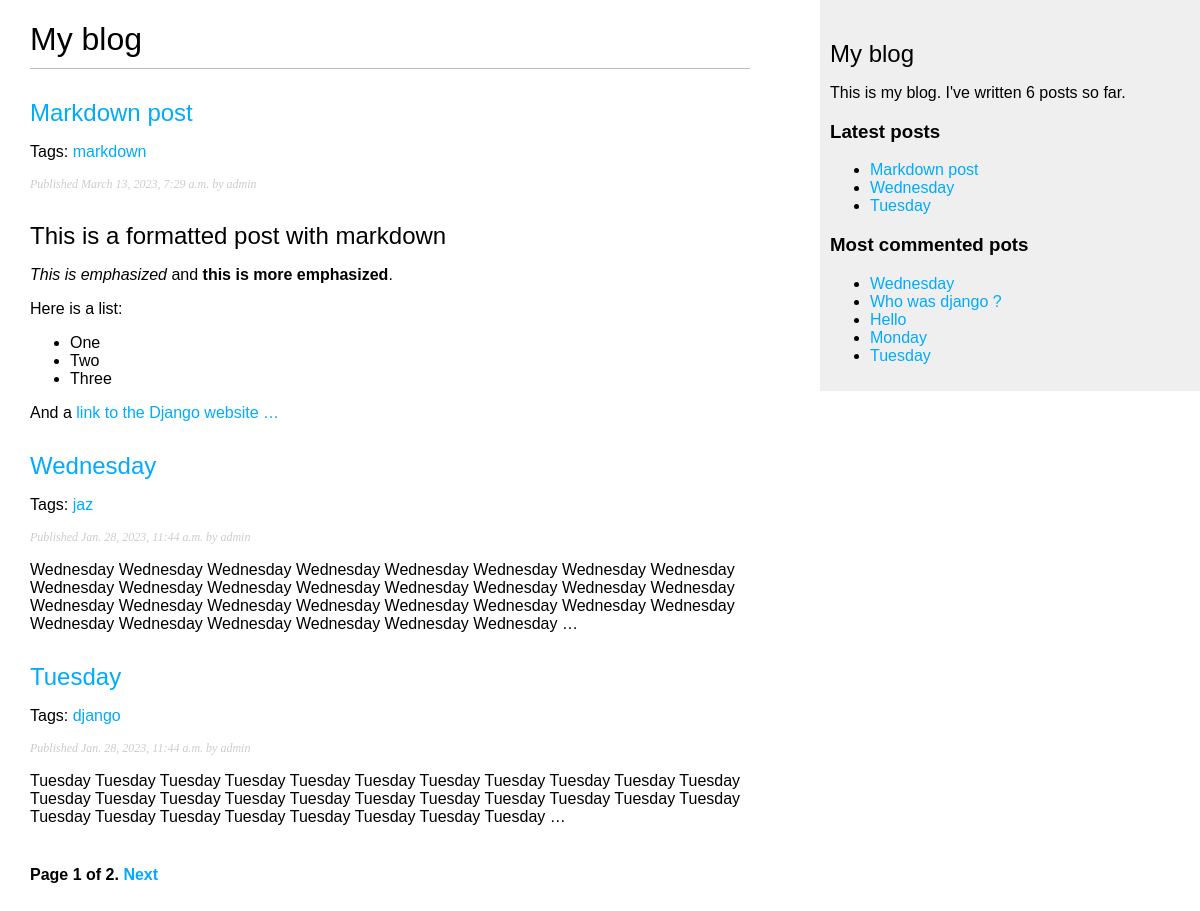
Screenshot of /blog/ with the database file from the repository.
### blog/models.py (models this page shows, shortened)
class Post(models.Model):
    class Status(models.TextChoices):
        DRAFT = 'DF', 'Draft'
        PUBLISHED = 'PB', 'Published'
    title = models.CharField(max_length=250)
    slug = models.SlugField(max_length=250,
                            unique_for_date='publish')
    author = models.ForeignKey(User,
                               on_delete=models.CASCADE,
                               related_name='blog_posts')
    body = models.TextField()
    publish = models.DateTimeField(default=timezone.now)
    created = models.DateTimeField(auto_now_add=True)
    updated = models.DateTimeField(auto_now=True)
    status = models.CharField(max_length=2,
                              choices=Status.choices,
                              default=Status.DRAFT)
    objects = models.Manager()
    published = PublishedManager()
    tags = TaggableManager()
    class Meta:
        ordering = ['-publish']
        indexes = [
            models.Index(fields=['-publish']),
        ]
    def get_absolute_url(self):
        return reverse('blog:post_detail',
                       args=[self.publish.year,
                             self.publish.month,
                             self.publish.day,
                             self.slug])

### blog/views.py (the view)
# urls.py: path('', views.post_list, name='post_list'),
def post_list(request, tag_slug=None):
    post_list = Post.published.all()
    tag = None
    if tag_slug:
        tag = get_object_or_404(Tag, slug=tag_slug)
        post_list = post_list.filter(tags__in=[tag])
    paginator = Paginator(post_list, 3)
    page_number = request.GET.get('page', 1)
    try:
        posts = paginator.page(page_number)
    except PageNotAnInteger:
        posts = paginator.page(1)
    except EmptyPage:
        posts = paginator.page(paginator.num_pages)
    return render(request,
                  'blog/post/list.html',
                  {'posts': posts,
                   'tag': tag})

### blog/models.py (called while the page is built)
    def get_queryset(self):
        return super().get_queryset()\
                        .filter(status=Post.Status.PUBLISHED)

### blog/templatetags/blog_tags.py (called while the page is built)
@register.simple_tag
def total_posts():
    return Post.published.count()

@register.inclusion_tag('blog/post/latest_posts.html')
def show_latest_posts(count=5):
    latest_posts = Post.published.order_by('-publish')[:count]
    return {'latest_posts': latest_posts}

@register.simple_tag
def get_most_commented_posts(count=5):
    return Post.published.annotate(
        total_comments=Count('comments')
    ).order_by('-total_comments')[:count]

@register.filter(name='markdown')
def markdown_format(text):
    return mark_safe(markdown.markdown(text))

### blog/templates/blog/post/list.html (shortened to what this page needs)
{% extends "blog/base.html" %}
{% load blog_tags %}
{% block content %}
    <h1>My blog</h1>
    {% for post in posts %}
        <h2>
            <a href="{{ post.get_absolute_url }}">
                {{ post.title }}
            </a>
        </h2>
        <p class="tags">
            Tags:
            {% for tag in post.tags.all %}
                <a href="{% url 'blog:post_list_by_tag' tag.slug %}">
                    {{ tag.name }}
                </a>
            {% endfor %}
        </p>
        <p class="date">
            Published {{ post.publish }} by {{ post.author }}
        </p>
        {{ post.body|markdown|truncatewords_html:30 }}
    {% endfor %}
    {% include "pagination.html" with page=posts %}
{% endblock %}

### blog/templates/blog/base.html (shortened to what this page needs)
{% load blog_tags %}
{% load static %}
<!DOCTYPE html>
<html>
<head>
    <link href="{% static "css/blog.css" %}" rel="stylesheet">
</head>
<body>
    <div id="content">
        {% block content %}
        {% endblock %}
    </div>
    <div id="sidebar">
        <h2>My blog</h2>
        <p>
            This is my blog.
            I've written {% total_posts %} posts so far.
        </p>
        <h3>Latest posts</h3>
        {% show_latest_posts 3 %}
        <h3>Most commented pots</h3>
        {% get_most_commented_posts as most_commented_posts %}
        <ul>
            {% for post in most_commented_posts %}
                <li>
                    <a href="{{ post.get_absolute_url }}">{{ post.title }}</a>
                </li>
            {% endfor %}
        </ul>
    </div>
</body>
</html>

### blog/templates/blog/post/latest_posts.html
<ul>
    {% for post in latest_posts %}
        <li>
            <a href="{{ post.get_absolute_url }}"> {{ post.title }}</a>
        </li>
    {% endfor %}
</ul>

### blog/static/css/blog.css (style rules this page uses)
body { margin:0; padding:0; font-family:helvetica, sans-serif; }
a { color:#00abff; text-decoration:none; }
h1 { font-weight:normal; border-bottom:1px solid #bbb; padding:0 0 10px 0; }
h2 { font-weight:normal; margin:30px 0 0; }
#content { float:left; width:60%; padding:0 0 0 30px; }
#sidebar { float:right; width:30%; padding:10px; background:#efefef; height:100%; }
p.date { color:#ccc; font-family: georgia, serif; font-size: 12px; font-style: italic; }

### rows the page displays
Post: title "Markdown post", publish "March 13, 2023, 7:29 a.m.", author "admin", body "This is a formatted post with markdown This is emphasized and this is more emphasized . Here is a list: One Two Three And a link to the Django website …"
Tag: name "markdown"
Post: title "Wednesday", publish "Jan. 28, 2023, 11:44 a.m.", author "admin", body "Wednesday Wednesday Wednesday Wednesday Wednesday Wednesday Wednesday Wednesday Wednesday Wednesday Wednesday Wednesday Wednesday Wednesday Wednesday Wednesday Wednesday Wednesday Wednesday Wednesday Wednesday Wednesday Wednesday Wednesday Wednesday Wednesday Wednesday Wednesday Wednesday Wednesday …"
Tag: name "jaz"
Post: title "Tuesday", publish "Jan. 28, 2023, 11:44 a.m.", author "admin", body "Tuesday Tuesday Tuesday Tuesday Tuesday Tuesday Tuesday Tuesday Tuesday Tuesday Tuesday Tuesday Tuesday Tuesday Tuesday Tuesday Tuesday Tuesday Tuesday Tuesday Tuesday Tuesday Tuesday Tuesday Tuesday Tuesday Tuesday Tuesday Tuesday Tuesday …"
Tag: name "django"
Post: title "Who was django ?"
Post: title "Hello"
Post: title "Monday"

### other values shown
{{ page.number }} "1"
{{ page.paginator.num_pages }} "2"
